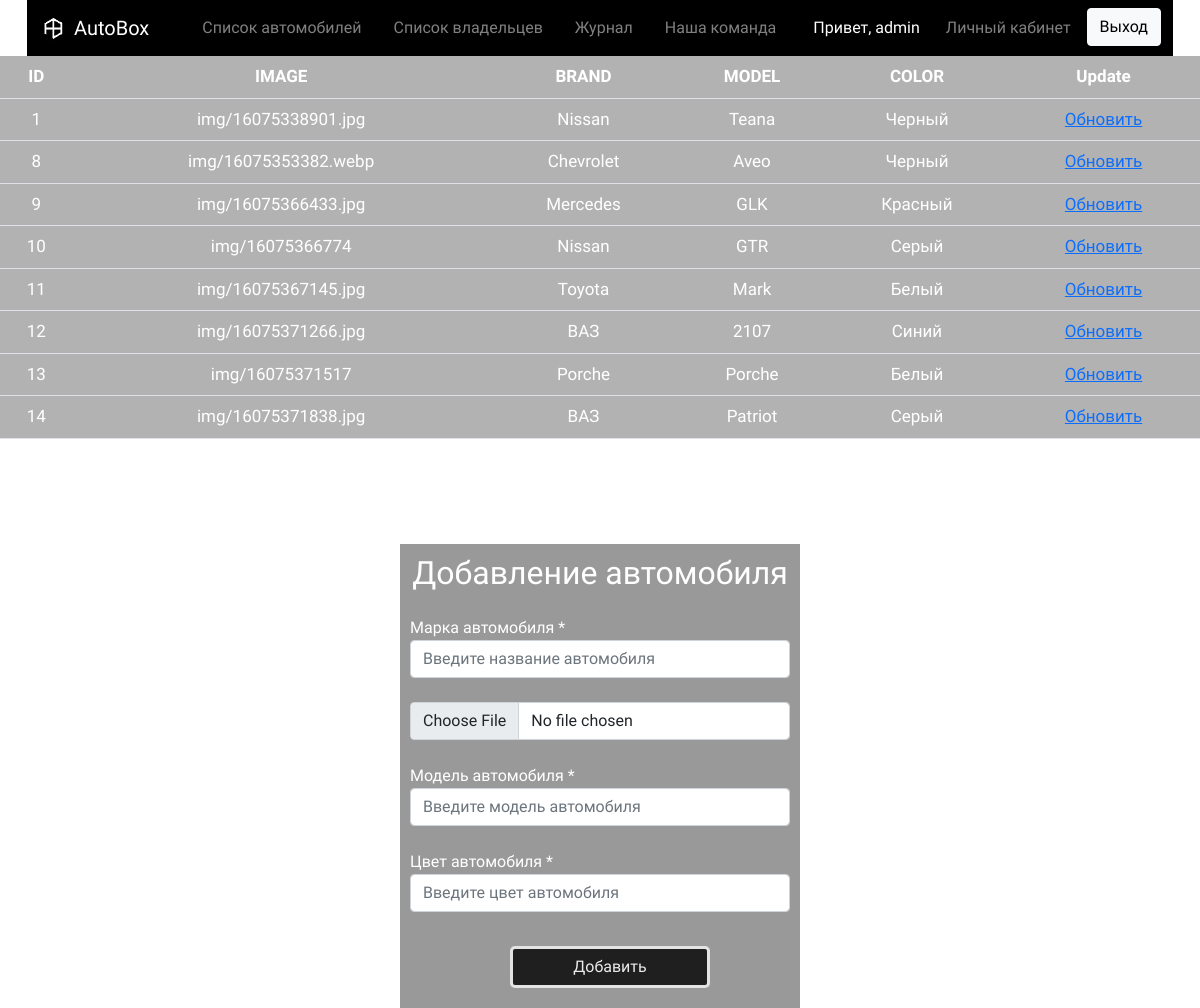
The page /pages/adminpanel.php (signed in) on the database its author committed.
### tables this page shows
CREATE TABLE `cars` (
  `id` int(11) UNSIGNED NOT NULL,
  `image` varchar(100) NOT NULL,
  `brand` varchar(70) NOT NULL,
  `model` varchar(35) NOT NULL,
  `color` varchar(70) NOT NULL
);

### pages/adminpanel.php (the view, shortened to what this page needs)
<!DOCTYPE html>
<html lang="en">
<head>
    <link rel="stylesheet" href="https://stackpath.bootstrapcdn.com/bootstrap/5.0.0-alpha1/css/bootstrap.min.css">
    <link rel="stylesheet" href="../css/style.css">
</head>
<body>
<header>
    <div class="container">
        <nav class="navbar navbar-expand-lg navbar-dark" style="background-color: #000000;">
            <div class="container-fluid">
                <a class="navbar-brand" href="/index.php ">
                    <img src="../img/Logo.jpg" width="30" height="30" class="d-inline-block align-top" loading="lazy">
                    AutoBox</a>
                <nav class="nav">
                    <a class="nav-link" href="/pages/auto.php">Список автомобилей</a>
                    <a class="nav-link" href="/pages/owner.php">Список владельцев</a>
                    <a class="nav-link" href="/pages/journal.php">Журнал </a>
                    <a class="nav-link" href="/pages/team.php">Наша команда</a>
                </nav>
                <ul class="nav justify-content-end">
                    <?php
                    if (!isset($_SESSION['user'])) :
                        ?>
                        <li class="nav-item">
                            <a class="nav-link" href="/pages/auth.php">Вход</a>
                        </li>
                        <li class="nav-item">
                            <button type="button" class="btn btn-light" onclick="window.location.href ='/pages/registration.php'">Регистрация</button>
                        </li>
                    <?php else : ?>
                        <li class="nav-item">
                            <h6 class="hello-title">Привет, <?= $_SESSION['array']['login'] ?></h6>
                        </li>
                        <li class="nav-item"><a class="nav-link" href="/pages/lk.php">Личный кабинет</a>
                        <li>
                        <li class="nav-item">
                            <button type="button" class="btn btn-light" onclick="window.location.href ='/php/logout.php'">Выход</button>
                        </li>
                    <?php endif; ?>
                </ul>
            </div>
        </nav>
    </div>
</header>
<div class="admin">
    <table class="table">
        <tr>
            <th>ID</th>
            <th>IMAGE</th>
            <th>BRAND</th>
            <th>MODEL</th>
            <th>COLOR</th>
            <th>Update</th>
        </tr>
       <?php
        $db = connect();
        $cars = $db -> prepare( "SELECT * FROM cars");
        $cars->execute();
        while($auto = $cars->fetch(PDO::FETCH_ASSOC)){
        ?>
        <tr>
            <td><?= $auto['id'] ?></td>
            <td><?= $auto['image'] ?></td>
            <td><?= $auto['brand'] ?></td>
            <td><?= $auto['model'] ?></td>
            <td><?= $auto['color'] ?></td>
            <td><a href="update.php?id=<?= $car[0] ?>">Обновить</a></td>
        </tr>
        <?php
                }
        ?>
    </table>
    <div class="container_reg">
        <form style="margin-top: 55px; background-color: rgba(0, 0, 0, 0.4); padding: 10px" class="register-form" name="register-form" id="register-form" action="../php/create.php" method="post" enctype="multipart/form-data">
            <h2>Добавление автомобиля</h2><br>
            <label style="color:white; text-align: left;" for="brand">Марка автомобиля * <span id="br"></span></label>
            <input type="text" class="form-control" name="brand" id="br" onBlur="validationBrand()" placeholder="Введите название автомобиля"><br>
            <input type="file" class="form-control" name="image"><br>
            <label style="color:white; text-align: left;" for="color">Модель автомобиля * <span id="md"></span></label>
            <input type="text" class="form-control" name="model" id="md" onBlur="validationModel()" placeholder="Введите модель автомобиля"><br>
            <label style="color:white; text-align: left;    " for="color">Цвет автомобиля * <span id="cl"></span></label>
            <input type="text" class="form-control" name="color" id="cl" onBlur="validationColor()" placeholder="Введите цвет автомобиля"><br>
            <button class="btn-reg" onclick="checkall()" type="submit">Добавить</button>
        </form>
    </div>
</div>
</body>
</html>

### css/style.css (style rules this page uses)
body { font-family: 'Quantico', sans-serif; background-image: url("https://aishaspb.ru/uploads/s/c/a/q/caqumwemrsxf/img/full_wukuMGYo.jpg"); background-repeat: no-repeat; background-attachment: fixed; background-position: center; background-size: cover; }
*, *::before, *::after { box-sizing: border-box; }
h1, h2, h3, h4, h5, h6 { margin: 0px; text-align: center; color: #ffffff; }
.container { width: 100%; min-width: 1170px; margin: 0 auto; }
.nav { font-size: 16px; justify-content: center; }
.nav-link { color: gray; }
.table { color: white; text-align: center; font-size: 17px; background-color: rgba(0, 0, 0, 0.3); }
.container_reg { display: flex; align-items: center; justify-content: center; text-align: center; margin-top: 50px; width: 100%; }
.register-form { display: flex; flex-direction: column; width: 400px; }
.btn-reg { color: white; margin: 10px 100px; padding: 6px; border: 3px solid whitesmoke; background-color: black; width: 200px; border-radius: 5px; opacity: .8; }
.hello-title { margin-top: 10px; margin-right: 10px; }

### rows shown on the page
cars: id "1", image "img/16075338901.jpg", brand "Nissan", model "Teana", color "Черный"
cars: id "8", image "img/16075353382.webp", brand "Chevrolet", model "Aveo", color "Черный"
cars: id "9", image "img/16075366433.jpg", brand "Mercedes", model "GLK", color "Красный"
cars: id "10", image "img/16075366774", brand "Nissan", model "GTR", color "Серый"
cars: id "11", image "img/16075367145.jpg", brand "Toyota", model "Mark", color "Белый"
cars: id "12", image "img/16075371266.jpg", brand "ВАЗ", model "2107", color "Синий"
cars: id "13", image "img/16075371517", brand "Porche", model "Porche", color "Белый"
cars: id "14", image "img/16075371838.jpg", brand "ВАЗ", model "Patriot", color "Серый"

### other values the page prints
$_SESSION['array']['login'] "admin"
